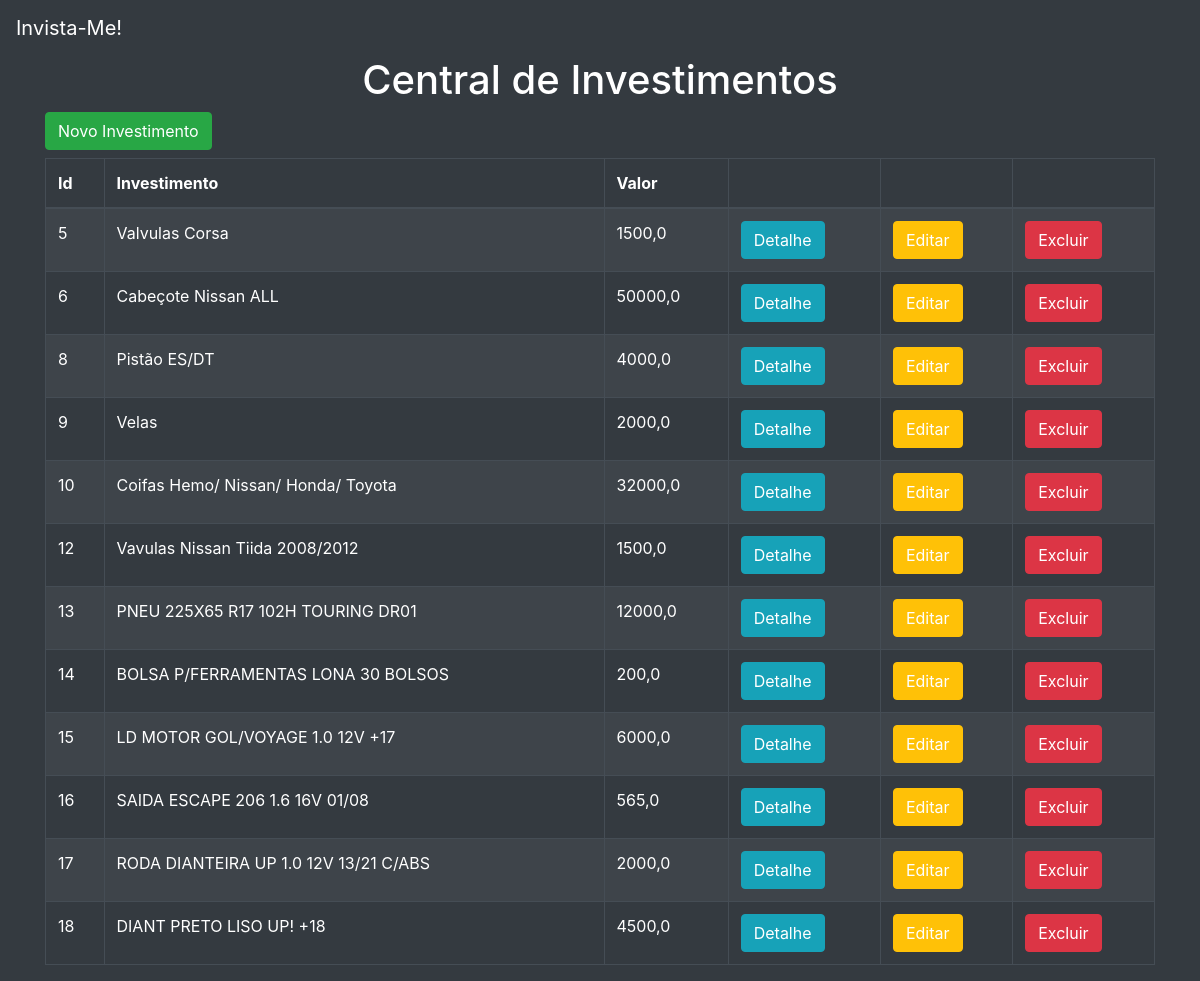
Before: / with the older database file.
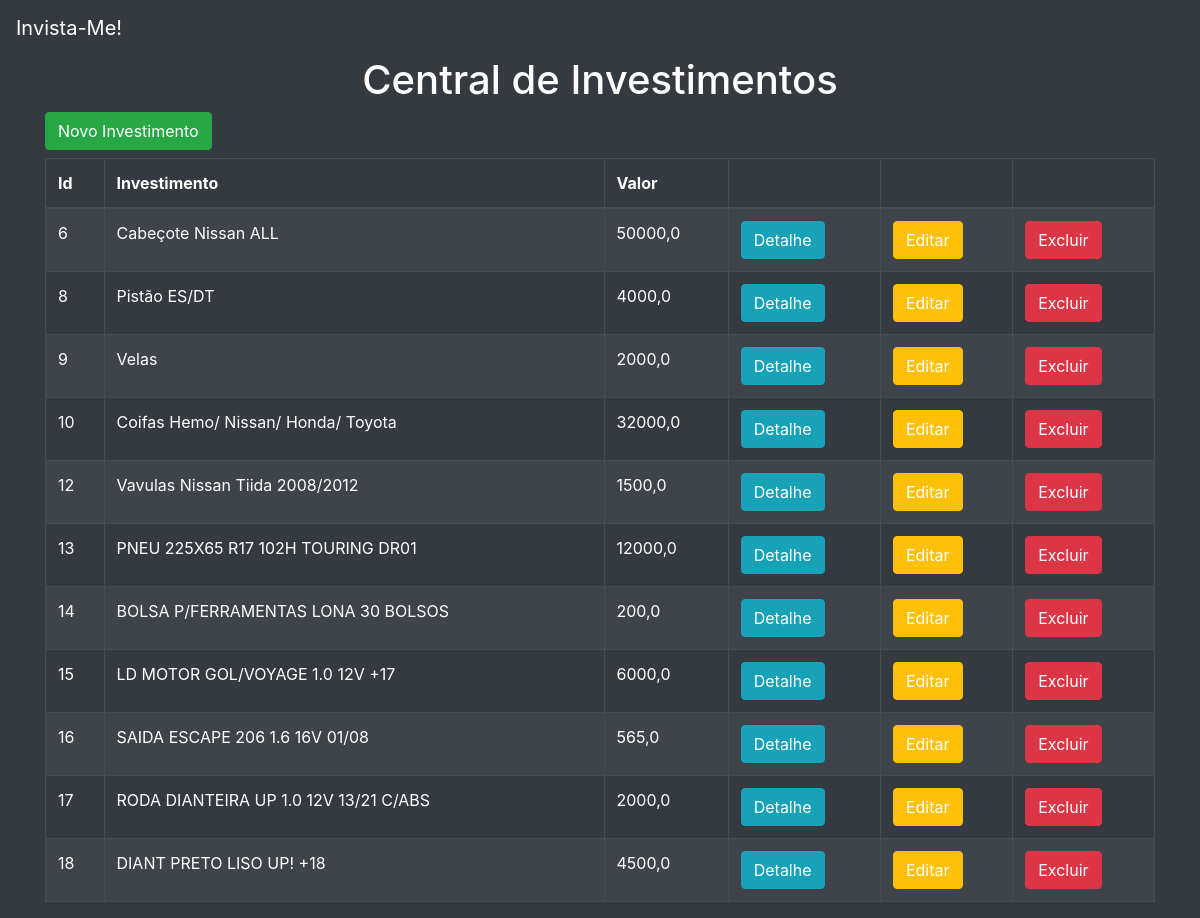
After: the same page with the newer database file.
### invista_me2/models.py (models this page shows)
class Investimento(models.Model):
    investimento = models.TextField(max_length=255)
    valor = models.FloatField()
    pago = models.BooleanField(default=False)
    data = models.DateField(default=datetime.now)

### invista_me2/views.py (the view)
# urls.py: path('',views.investimentos_funcao,name='investimentos'),  # pagina inicial
def investimentos_funcao(request):
    dados = {
        'dados': Investimento.objects.all()
    }
    return render(request, 'investimentos/investimentos.html', context=dados)

### invista_me2/templates/investimentos/investimentos.html
{% extends 'investimentos/base.html' %}
{% block conteudo %}
<div class="container bg-dark text-white">
    <h1 class="text-center">Central de Investimentos</h1>
    <button class="btn btn-success mb-2"><a class="text-white" href="{% url 'novo_investimento' %}">Novo Investimento</a></button>
    <table class="table table-dark table-striped table-bordered">
        <thead>
            <tr>
                <th>Id</th>
                <th>Investimento</th>
                <th>Valor</th>
                <th></th>
                <th></th>
                <th></th>
            </tr>
        </thead>
        <tbody>
            {% for dado in dados %}
            <tr>
                <td>{{ dado.id }}</td>
                <td>{{ dado.investimento }}</td>
                <td>{{ dado.valor }}</td>
                <td><button class="btn btn-info"><a class="text-white" href="{% url 'detalhe' dado.id %}">Detalhe</a></button></td>
                <td><button class="btn btn-warning"><a class="text-white" href="{% url 'editar' dado.id %}">Editar</a></button></td>
                <td><button class="btn btn-danger"><a class="text-white" href="{% url 'excluir' dado.id %}">Excluir</a></button></td>
            </tr>
            {% endfor %}
        </tbody>
    </table>
</div>
{% endblock %}

### invista_me2/templates/investimentos/base.html (shortened to what this page needs)
<!doctype html>
<html lang="en">
  <head>
    <link rel="stylesheet" href="https://cdn.jsdelivr.net/npm/bootstrap@4.6.2/dist/css/bootstrap.min.css">
  </head>
  <body>
    <nav class="navbar navbar-light bg-dark">
        <a class="navbar-brand" href="{% url 'investimentos' %}">Invista-Me!</a>
    </nav>
    {% block conteudo %}
    {% endblock %}
  </body>
</html>

### invista_me2/templates/investimentos/base.html (style rules this page uses)
body { background-color: #343a40; color: white; }
a { color: white; }
.navbar-light .navbar-brand { color: white; }
.navbar-light { background-color: #343a40; }

Changed rows visible on the page:
removed Investimento: id "5", investimento "Valvulas Corsa", valor "1500,0"
